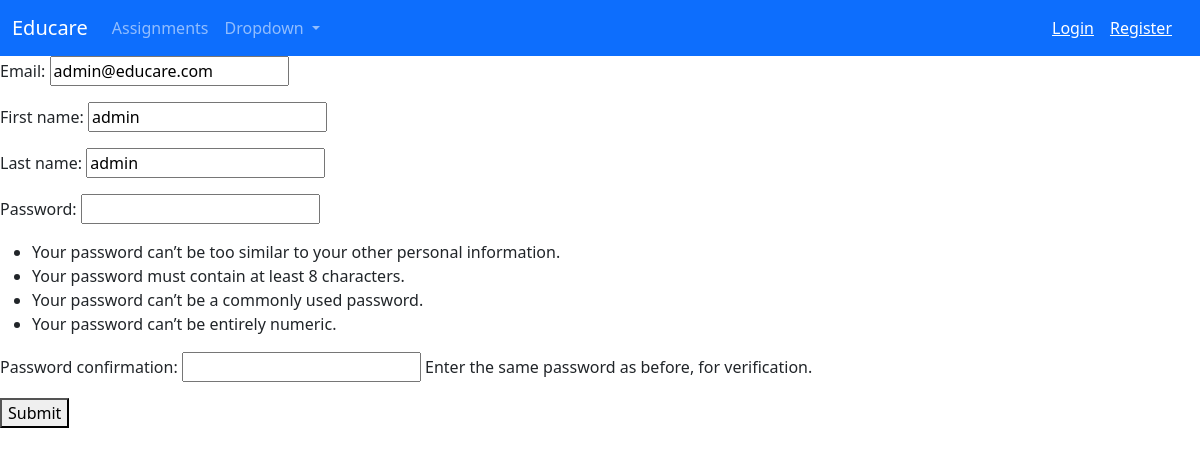
The page /accounts/profile/1/ on the database its author committed.
### accounts/models.py (models this page shows, shortened)
class User(AbstractBaseUser, PermissionsMixin):
    email = models.EmailField(unique=True)
    first_name = models.CharField(max_length=120)
    last_name = models.CharField(max_length=120)
    is_staff = models.BooleanField(default=False)
    is_active = models.BooleanField(default=True)
    objects = CustomAccountManager()
    USERNAME_FIELD = 'email'
    REQUIRED_FIELDS = ['first_name', 'last_name']

### accounts/views.py (the view, shortened to what this page needs)
# urls.py: path("profile/<int:pk>/", views.UserUpdateView.as_view(), name="profile"),
class UserUpdateView(UpdateView):
    template_name = "accounts/profile.html"
    form_class = CreateUserForm
    queryset = User.objects.all()

### accounts/forms.py
class CreateUserForm(UserCreationForm):
    class Meta:
        model = User
        fields = [
            "email",
            "first_name",
            "last_name",
            "password1",
            "password2",
        ]

### templates/accounts/profile.html (shortened to what this page needs)
{% extends 'base.html' %}
{% block content %}
<form action="" method="post">
    {{form.as_p}}
    <button type="submit">Submit</button>
</form>
{% endblock content %}

### rows shown on the page
User: email "admin@educare.com", first_name "admin", last_name "admin"
